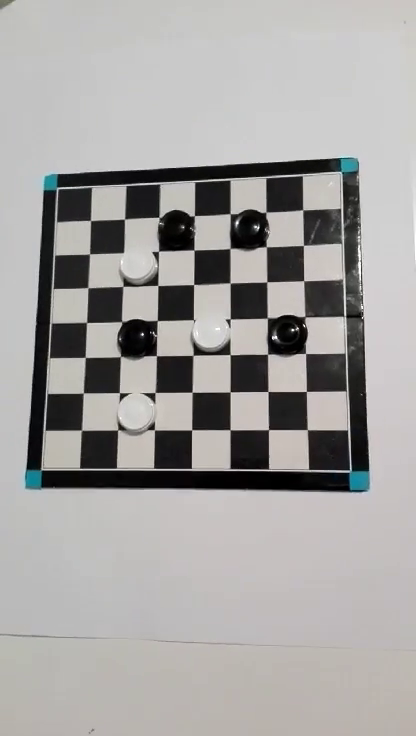
#> input picture frame 32 of BoardDetect/movie.mp4, 416 x 736 px
$ python boardDetectColorMovie.py   (older library calls are emulated)
#> lines starting #> are read from the running program, lines starting #| are printed output that depends on the picture; after the words box and inside, x2 and y2 are one past the last pixel; in counts of white or black regions, pixels touching at a corner belong together
import cv2
import numpy as np


cap = cv2.VideoCapture("BoardDetect/movie.mp4")
kernel = np.ones((5,5), np.uint8)

img2 = np.zeros([100,100,3])
img2[:]=[255,255,255]
font = cv2.FONT_HERSHEY_SIMPLEX

fourcc = cv2.VideoWriter_fourcc(*'XVID')
out = cv2.VideoWriter('BoardDetect/test.avi', fourcc, 20.0, (1152,736))

key = ord('a')
while key != ord('q'):

    _, frame = cap.read()
#> frame is the input picture: shape (736, 416, 3); mean B, G, R 160.4, 161.8, 163.7
    img_base = frame
    img_hsv2 = cv2.cvtColor(img_base,cv2.COLOR_BGR2HSV)
#> img_hsv2: shape (736, 416, 3); mean H, S, V 36.7, 12.3, 164.3
    img_gray_base = cv2.cvtColor(img_base, cv2.COLOR_BGR2GRAY)
    img_copy = img_base.copy()

    lower_blue = np.array([37, 30, 100])
    upper_blue = np.array([157, 255, 255])
    mask = cv2.inRange(img_hsv2, lower_blue, upper_blue)
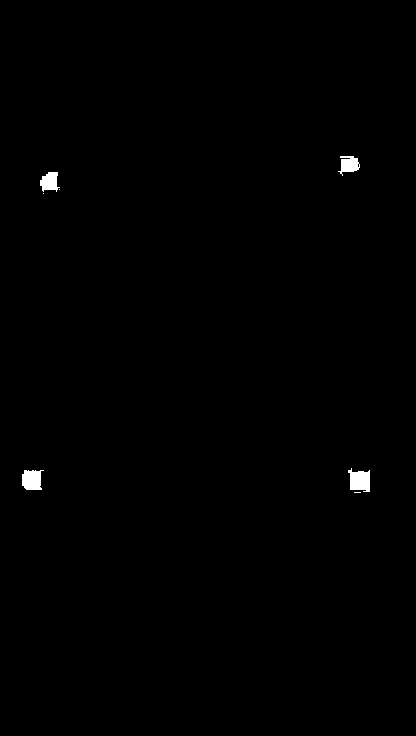
#> mask: shape (736, 416); 0.43% white; 7 white regions (3 under 20 px), largest, box (x1, y1, x2, y2) and area: (348, 468, 370, 492) 392, (22, 470, 44, 490) 356, (40, 172, 60, 192) 276, (338, 156, 360, 176) 270
    result = cv2.bitwise_and(img_base, img_base, mask=mask)
    img_erosion = cv2.erode(mask, kernel, iterations=1)
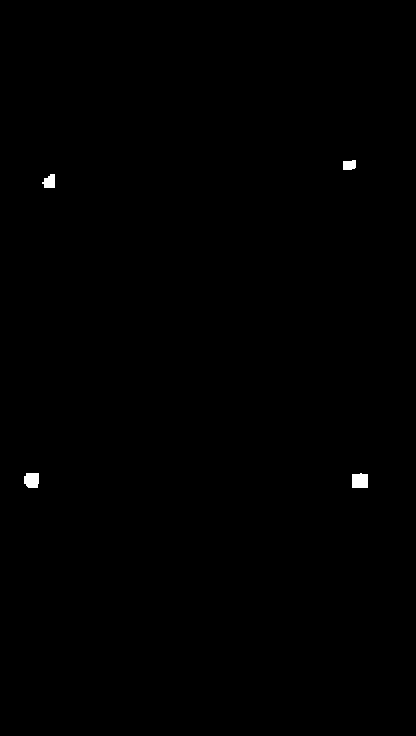
#> img_erosion: shape (736, 416); 0.22% white; 4 white regions, box (x1, y1, x2, y2) and area: (352, 473, 368, 488) 226, (24, 473, 39, 488) 204, (42, 174, 55, 188) 138, (343, 160, 356, 170) 116
    img_dilation = cv2.dilate(img_erosion, kernel, iterations=1)
#> img_dilation: shape (736, 416); 0.39% white; 4 white regions


    image_kontury, contours, hierarchy = cv2.findContours(img_dilation,cv2.RETR_TREE,cv2.CHAIN_APPROX_SIMPLE)
#> contours = 4 contours; box (x1, y1, x2, y2) and area: (350, 471, 370, 490) 329, (22, 471, 41, 490) 306, (40, 172, 57, 190) 230, (341, 158, 358, 172) 196
    tab = []
    if len(contours)==4:
        for x in range(0,4):
            cnt = contours[x]
            M = cv2.moments(cnt)
            cx  =  int ( M [ 'm10' ] / M [ 'm00' ])
            cy  =  int ( M [ 'm01' ] / M [ 'm00' ])
            tab.append(cx)
            tab.append(cy)
#> this loop made 4 passes
#> (cx, cy) on passes 1 to 4: (359, 480), (31, 479), (48, 181), (349, 164)
#> after the loop, tab = [359, 480, 31, 479, 48, 181, 349, 164]
            #cv2.putText(img_base, str(x), (cx, cy), font, 2, (255, 255, 255), 2, cv2.LINE_AA)

        pts2 = np.float32([[0, 0], [736, 0], [0, 736], [736,736]])
        pts1 = np.float32([[tab[4],tab[5]],[tab[6],tab[7]],[tab[2],tab[3]],[tab[0],tab[1]]])
#> pts1 = [[48, 181], [349, 164], [31, 479], [359, 480]]
        M = cv2.getPerspectiveTransform(pts1, pts2)
#> M = [[2.78, 0.159, -162.4], [0.163, 2.89, -530], [0.000232, 0.000328, 1]]
        img2 = cv2.warpPerspective(img_base, M, (736, 736))
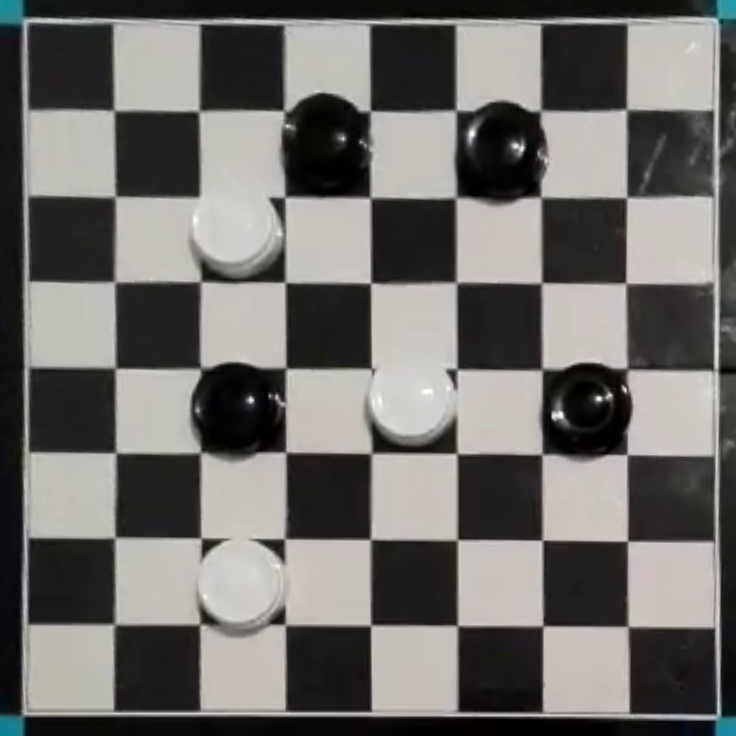
#> img2: shape (736, 736, 3); mean B, G, R 107.1, 109.2, 111.4


    numpy_horizontal_concat = np.concatenate((img_base, img2), axis=1)
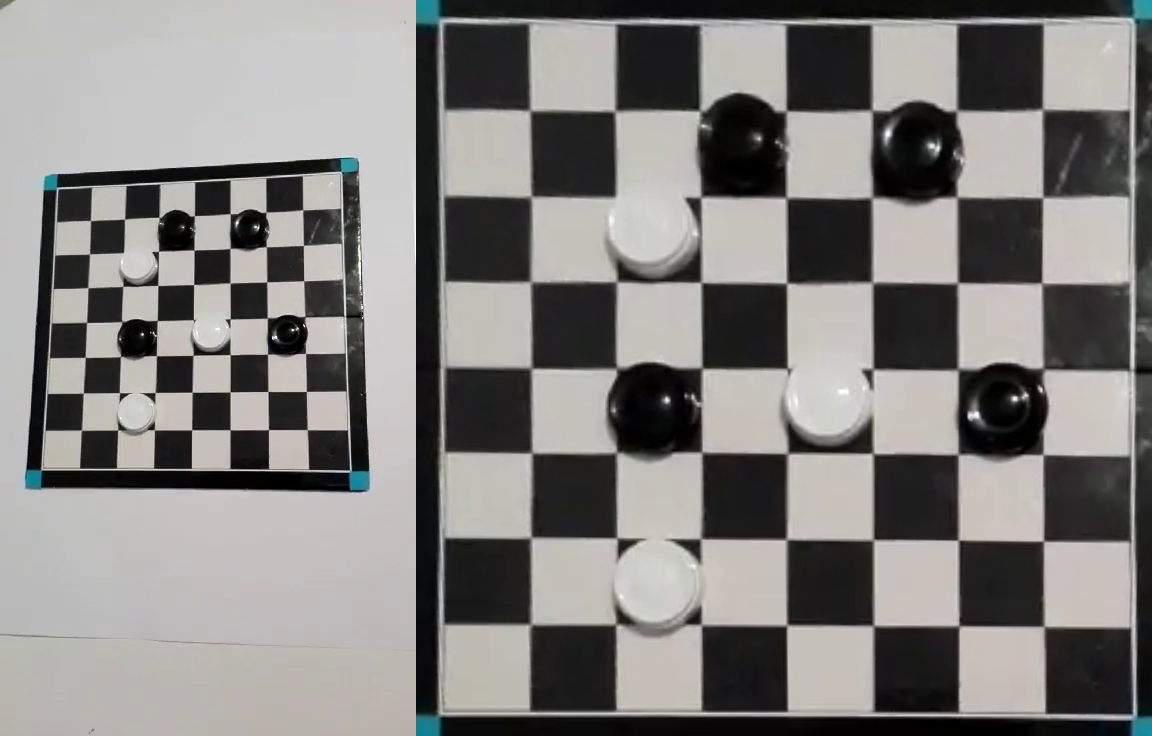
#> numpy_horizontal_concat: shape (736, 1152, 3); mean B, G, R 126.4, 128.2, 130.3
    print(img_base.shape)
#| (736, 416, 3)
    print(img2.shape)
#| (736, 736, 3)

    out.write(numpy_horizontal_concat)
    cv2.imshow("Base", img_base)
    cv2.imshow("Result", img2)
    cv2.imshow("R", numpy_horizontal_concat)
    key = cv2.waitKey(15)
#> (key q is pressed here)

cap.release()
out.release()
cv2.destroyAllWindows()

$ run again, starting later in the video
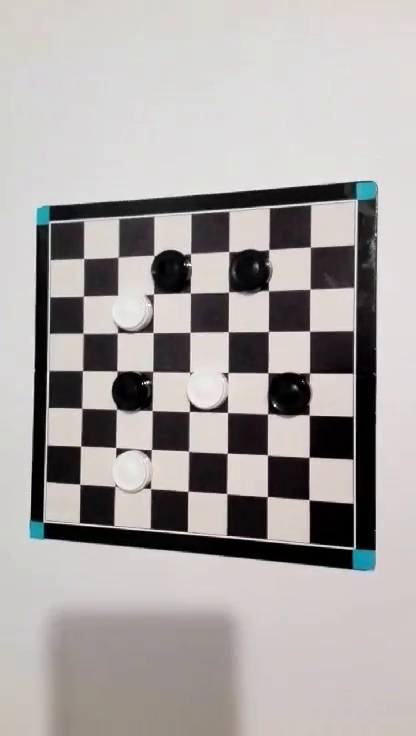
#> input picture frame 145 of BoardDetect/movie.mp4, 416 x 736 px
#> frame is the input picture: shape (736, 416, 3); mean B, G, R 163.7, 165, 169.6
#> img_hsv2: shape (736, 416, 3); mean H, S, V 54.6, 24.7, 170.3
#> `mask = cv2.inRange(img_hsv2, lower_blue, upper_blue)`:
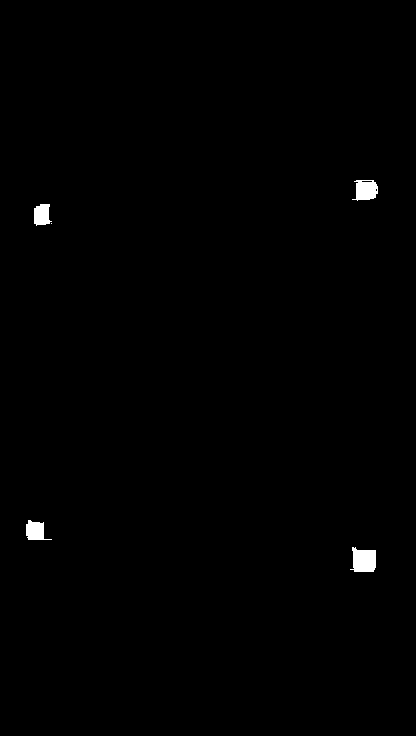
#> mask: shape (736, 416); 0.5% white; 5 white regions (1 under 20 px), largest, box (x1, y1, x2, y2) and area: (350, 547, 376, 572) 513, (352, 180, 378, 201) 399, (26, 520, 52, 540) 325, (34, 204, 52, 226) 304
#> img_erosion: shape (736, 416); 0.29% white; 4 white regions, box (x1, y1, x2, y2) and area: (355, 552, 374, 570) 332, (358, 184, 375, 198) 215, (28, 524, 42, 538) 180, (36, 206, 47, 223) 166
#> img_dilation: shape (736, 416); 0.47% white; 4 white regions
#> contours = 4 contours; box (x1, y1, x2, y2) and area: (353, 550, 376, 572) 454, (356, 182, 377, 200) 320, (26, 522, 44, 540) 274, (34, 204, 49, 225) 261
#> the loop `for x in range(0,4):` made 4 passes
#> (cx, cy) on passes 1 to 4: (363, 560), (34, 530), (41, 214), (365, 190)
#> after the loop `for x in range(0,4):`: tab = [363, 560, 34, 530, 41, 214, 365, 190]
#> pts1 = [[41, 214], [365, 190], [34, 530], [363, 560]]
#> M = [[2.76, 0.0611, -126.1], [0.182, 2.46, -533.4], [0.000546, 6.57e-05, 1]]
#> `numpy_horizontal_concat = np.concatenate((img_base, img2), axis=1)`:
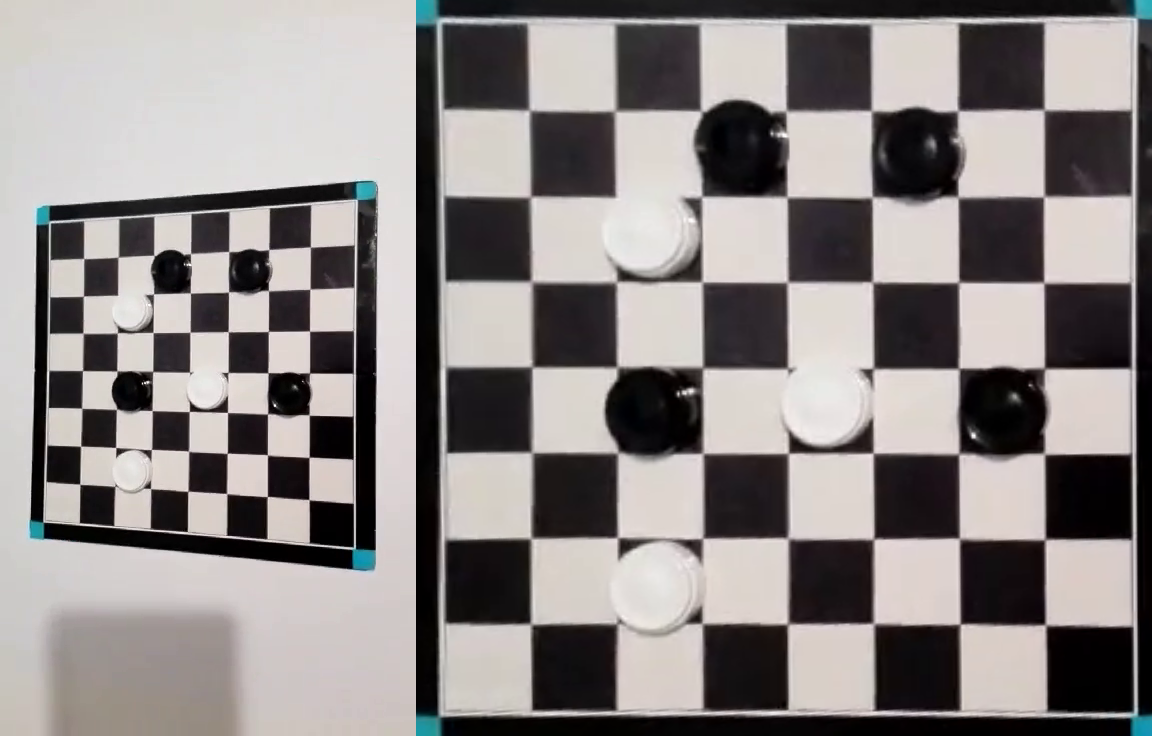
#> numpy_horizontal_concat: shape (736, 1152, 3); mean B, G, R 133.8, 134.8, 140.1
#| (736, 416, 3)
#| (736, 736, 3)

$ run again, starting later in the video
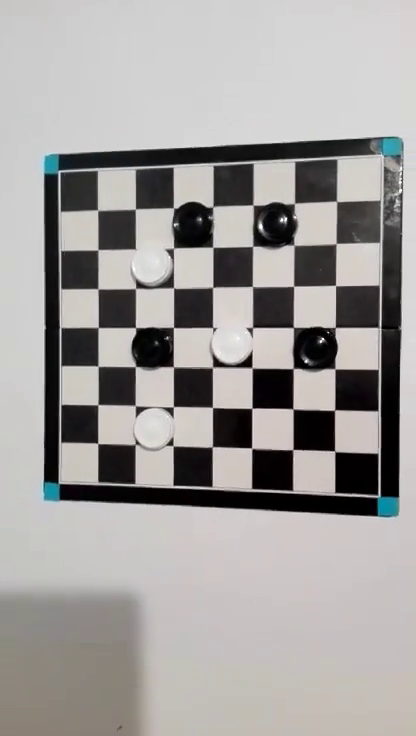
#> input picture frame 258 of BoardDetect/movie.mp4, 416 x 736 px
#> frame is the input picture: shape (736, 416, 3); mean B, G, R 156.2, 157.8, 160.6
#> img_hsv2: shape (736, 416, 3); mean H, S, V 34.7, 21.2, 161.3
#> `mask = cv2.inRange(img_hsv2, lower_blue, upper_blue)`:
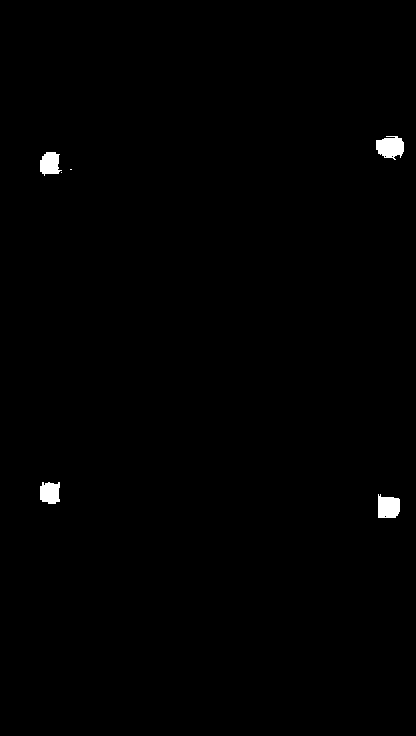
#> mask: shape (736, 416); 0.56% white; 6 white regions (2 under 20 px), largest, box (x1, y1, x2, y2) and area: (376, 136, 404, 160) 495, (378, 494, 400, 518) 447, (40, 152, 62, 176) 383, (40, 482, 60, 504) 375
#> img_erosion: shape (736, 416); 0.33% white; 4 white regions, box (x1, y1, x2, y2) and area: (378, 140, 402, 156) 288, (380, 499, 398, 516) 275, (42, 154, 57, 172) 222, (42, 485, 57, 502) 212
#> img_dilation: shape (736, 416); 0.53% white; 4 white regions
#> contours = 4 contours; box (x1, y1, x2, y2) and area: (376, 138, 404, 158) 422, (378, 497, 400, 518) 398, (40, 152, 59, 174) 333, (40, 483, 59, 504) 320
#> the loop `for x in range(0,4):` made 4 passes
#> (cx, cy) on passes 1 to 4: (388, 506), (49, 492), (49, 162), (389, 146)
#> after the loop `for x in range(0,4):`: tab = [388, 506, 49, 492, 49, 162, 389, 146]
#> pts1 = [[49, 162], [389, 146], [49, 492], [388, 506]]
#> M = [[2.39, 1.6e-17, -117.1], [0.106, 2.25, -369.8], [0.000271, -8.27e-06, 1]]
#> `numpy_horizontal_concat = np.concatenate((img_base, img2), axis=1)`:
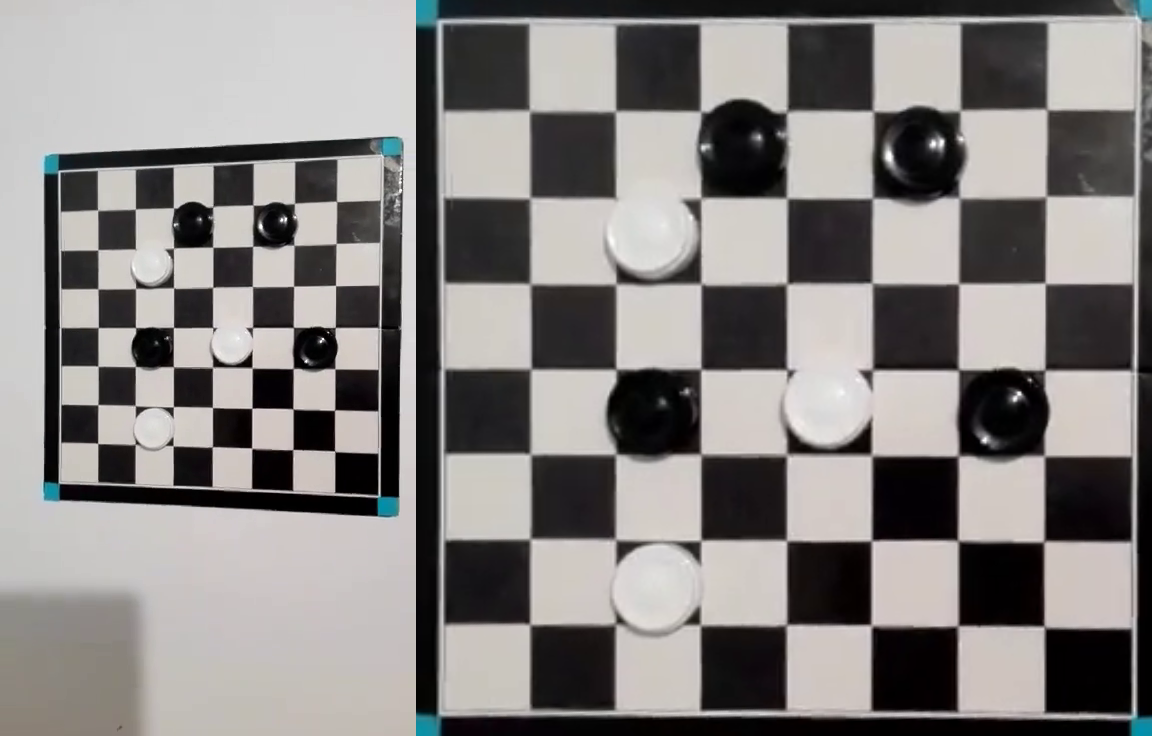
#> numpy_horizontal_concat: shape (736, 1152, 3); mean B, G, R 129.1, 130.7, 134
#| (736, 416, 3)
#| (736, 736, 3)
